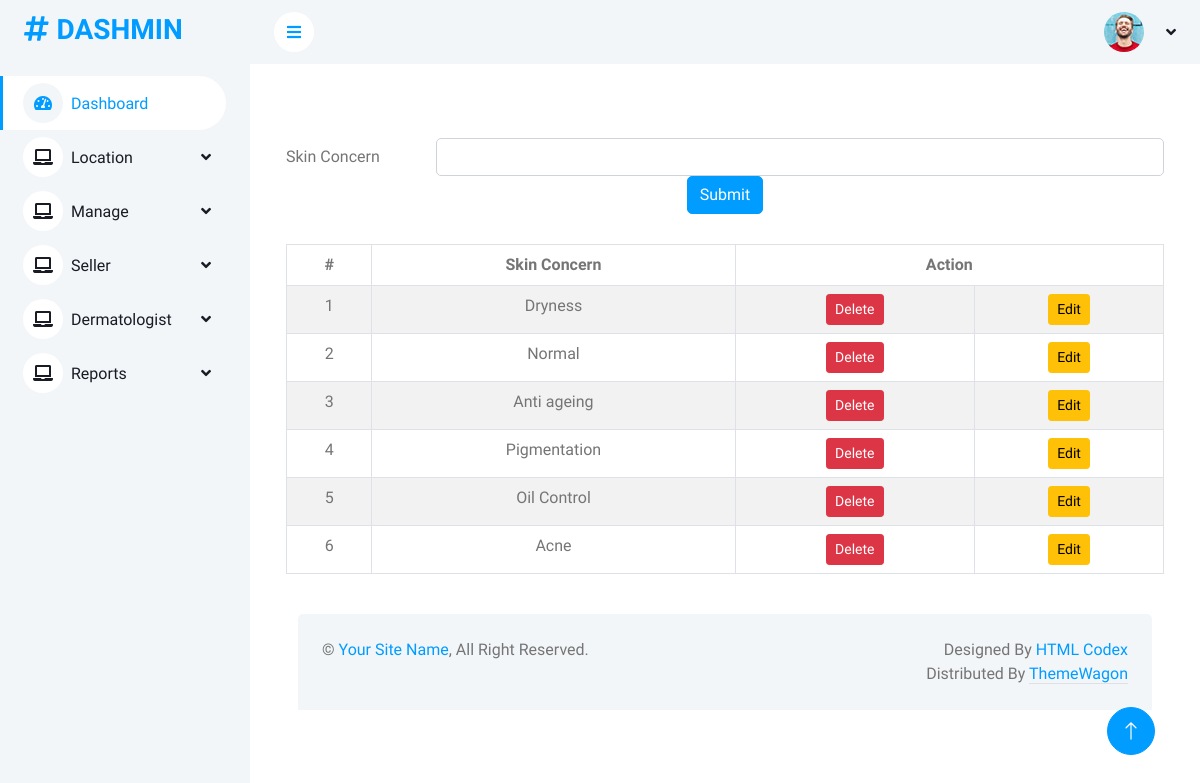
Page /Project/Admin/SkinConcern.php on the committed database.
### tables this page shows
CREATE TABLE `tbl_skinconcern` (
  `skinconcern_id` int(11) NOT NULL,
  `skinconcern_name` varchar(30) NOT NULL
);

### Project/Admin/SkinConcern.php (the view, shortened to what this page needs)
<?php
include("Head.php");
		?>
        <?php
	$dname='';
?>
<!DOCTYPE html PUBLIC "-//W3C//DTD XHTML 1.0 Transitional//EN" "http://www.w3.org/TR/xhtml1/DTD/xhtml1-transitional.dtd">
<html xmlns="http://www.w3.org/1999/xhtml">
<head>
</head>
<body>
<form id="form1" name="form1" method="post" action="">
<div class="container form-container">
  <form method="post" action="">
    <div class="form-group row">
      <label for="txt_skinconcern" class="col-sm-2 col-form-label">Skin Concern</label>
      <div class="col-sm-10">
        <input required type="text" class="form-control" name="txt_skinconcern" id="txt_skinconcern" value="<?php echo $dname ?>" />
      </div>
    </div>
    <div class="form-group row">
      <div class="col-sm-12 text-center">
        <button type="submit" class="btn btn-primary" name="btn_submit" id="btn_submit">Submit</button>
      </div>
    </div>
  </form>
</div>
<div class="container table-container">
  <table class="table table-bordered table-striped table-hover">
    <thead class="thead-dark">
      <tr>
        <th>#</th>
        <th>Skin Concern</th>
        <th colspan="2">Action</th>
      </tr>
    </thead>
    <tbody>
      <?php
      $i = 0;
      $selQry = "SELECT * FROM tbl_skinconcern";
      $result = $Con->query($selQry);
      while ($row = $result->fetch_assoc()) {
        $i++;
      ?>
      <tr>
        <td><?php echo $i; ?></td>
        <td><?php echo $row["skinconcern_name"]; ?></td>
        <td><a href="SkinConcern.php?stid=<?php echo $row["skinconcern_id"]; ?>" class="btn btn-danger btn-sm">Delete</a></td>
        <td><a href="SkinConcern.php?eid=<?php echo $row["skinconcern_id"]; ?>" class="btn btn-warning btn-sm">Edit</a></td>
      </tr>
      <?php
      }
      ?>
    </tbody>
  </table>
</div>
</body>
</html>
<?php
            include("Foot.php");
            ?>

### Project/Assets/Templates/Admin/css/style.css (style rules this page uses)
:root { --primary: #009CFF; --light: #F3F6F9; --dark: #191C24; }
.btn { transition: .5s; }
.btn.btn-primary { color: #FFFFFF; }

### Project/Admin/SkinConcern.php (style rules this page uses)
.form-container { margin-top: 50px; }
.table-container { margin-top: 30px; }
.table th, .table td { text-align: center; }

### rows in the picture
tbl_skinconcern: skinconcern_name "Dryness"
tbl_skinconcern: skinconcern_name "Normal"
tbl_skinconcern: skinconcern_name "Anti ageing"
tbl_skinconcern: skinconcern_name "Pigmentation"
tbl_skinconcern: skinconcern_name "Oil Control"
tbl_skinconcern: skinconcern_name "Acne"
